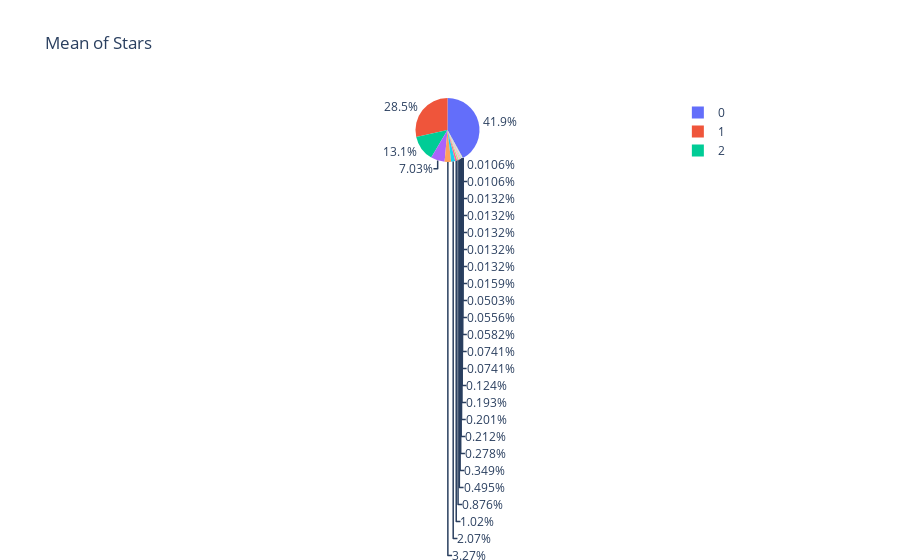

Here is the notebook cell this chart was saved with:
### Markdown cell above
## ข้อ 11

### Code cell
df.groupby('useful').mean()

fig = px.pie(df, values='stars', names='useful', title='Mean of Stars')
fig.show()

### Figure 1 — Plotly figure (JSON) as saved in the notebook; plotly's stock layout.template omitted (floating-point values rounded to 4 significant figures; data arrays with more than 128 entries replaced by an {"elided": "..."} marker saying what was removed)
{"data": [{"domain": {"x": [0, 1], "y": [0, 1]}, "hovertemplate": "useful=%{label}<br>stars=%{value}<extra></extra>", "labels": {"elided": "10000 int values"}, "legendgroup": "", "name": "", "showlegend": true, "type": "pie", "values": {"elided": "10000 int values"}}], "layout": {"legend": {"tracegroupgap": 0}, "title": {"text": "Mean of Stars"}}}
